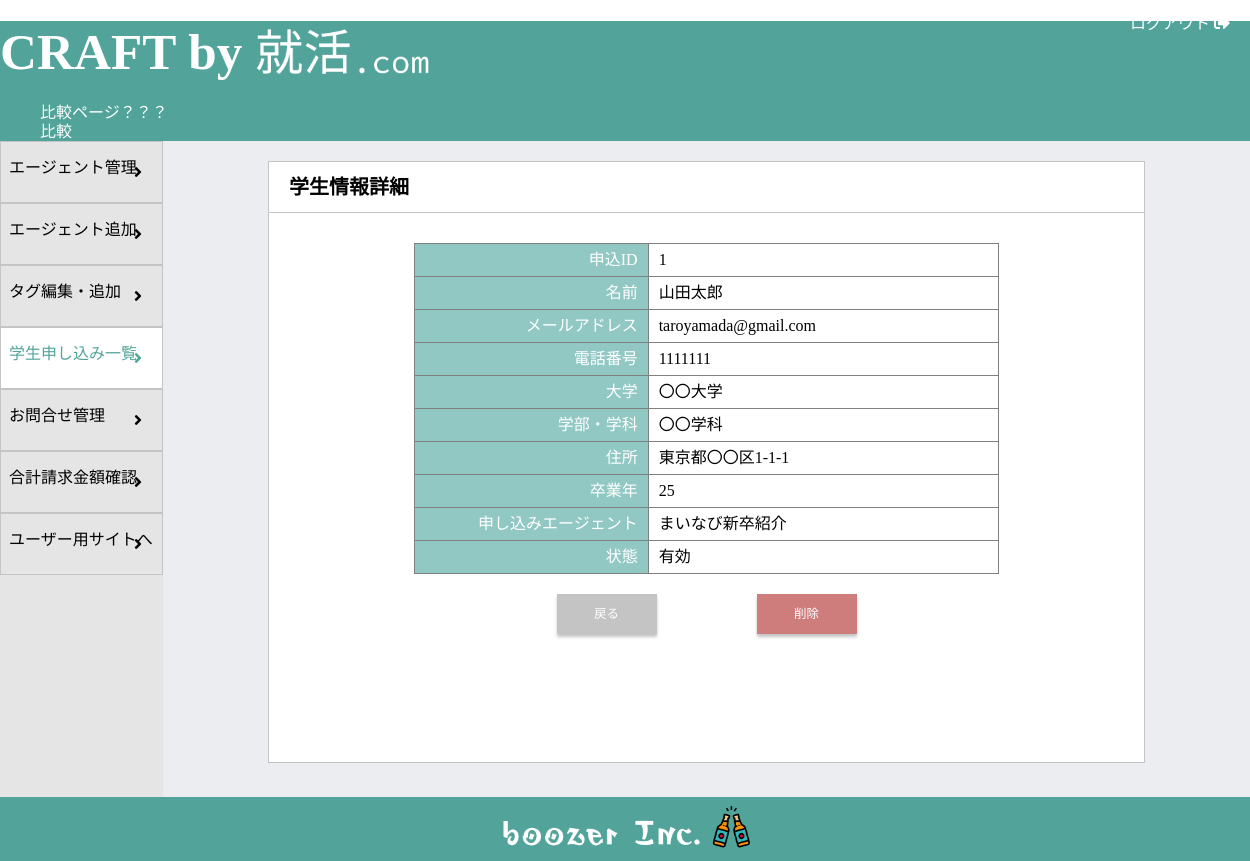
/craft_admin/students_info_more.php?id=1 (signed in), run on the app's committed database.
### tables this page shows
CREATE TABLE students_contact (
    id INT AUTO_INCREMENT NOT NULL PRIMARY KEY,
    name VARCHAR(255) NOT NULL,
    email VARCHAR(255) NOT NULL,
     
    phone VARCHAR(255) NOT NULL,
    university VARCHAR(255) NOT NULL,
    faculty VARCHAR(255) NOT NULL,
    address VARCHAR(255) NOT NULL,
    grad_year INT NOT NULL,
    created_at DATETIME NOT NULL DEFAULT CURRENT_TIMESTAMP
);

CREATE TABLE students_agent (
    id INT AUTO_INCREMENT NOT NULL PRIMARY KEY,
    student_id INT NOT NULL,
    agent_id INT NOT NULL,
    agent VARCHAR(255) NOT NULL,
    deleted_at DATETIME,
    status VARCHAR(255) DEFAULT '有効' 
);

### src/craft_admin/students_info_more.php (the view, shortened to what this page needs)
<?php
include('../_header.php');
require('../dbconnect.php');
$application_id = filter_input(INPUT_GET, 'id');
$sql = "SELECT students_agent.id, students_contact.name, students_contact.email, students_contact.phone, students_contact.university, students_contact.faculty, students_contact.address, students_contact.grad_year, students_agent.agent_id, students_agent.agent, students_agent.deleted_at, students_agent.status FROM students_contact JOIN students_agent ON students_contact.id = students_agent.student_id WHERE students_agent.id = ?";
$sql_prepare = $db->prepare($sql);
$sql_prepare->execute(array($application_id));
$student_info = $sql_prepare->fetch();
?>
<div class="util_logout">
  <a href="./login/logout.php">
    ログアウト
    <i class="fas fa-sign-out-alt"></i>
  </a>
</div>
<div class="util_container">
  <div class="util_sidebar">
    <div class="util_sidebar_button">
      <a class="util_sidebar_link" href="/craft_admin/home.php">エージェント管理</a>
      <i class="fas fa-angle-right"></i>
    </div>
    <div class="util_sidebar_button">
      <a class="util_sidebar_link" href="/craft_admin/add_agent.php">エージェント追加</a>
      <i class="fas fa-angle-right"></i>
    </div>
    <div class="util_sidebar_button">
      <a class="util_sidebar_link" href="/craft_admin/tag.php">タグ編集・追加</a>
      <i class="fas fa-angle-right"></i>
    </div>
    <div class="util_sidebar_button util_sidebar_button--selected">
      <a class="util_sidebar_link util_sidebar_link--selected" href="/craft_admin/students_info.php">学生申し込み一覧</a>
      <i class="fas fa-angle-right"></i>
    </div>
    <div class="util_sidebar_button">
      <a class="util_sidebar_link" href="/craft_admin/contact_management.php">お問合せ管理</a>
      <i class="fas fa-angle-right"></i>
    </div>
    <div class="util_sidebar_button">
      <a class="util_sidebar_link" href="/craft_admin/invoice.php">合計請求金額確認</a>
      <i class="fas fa-angle-right"></i>
    </div>
    <div class="util_sidebar_button">
      <a class="util_sidebar_link" href="/userpage/top.php" target="_blank">ユーザー用サイトへ</a>
      <i class="fas fa-angle-right"></i>
    </div>
  </div>
  <div class="util_content">
    <div class="util_title">
      <h2 class="util_title--text">
          学生情報詳細
      </h2>
    </div>
    <div class="moreinfo">
      <table class="moreinfo_table" border=1; style=border-collapse:collapse;>
        <tr>
          <th>申込ID</th>
          <td><?= $student_info['id'] ?></td>
        </tr>
        <tr>
          <th>名前</th>
          <td><?= $student_info['name'] ?></td>
        </tr>
        <tr>
          <th>メールアドレス</th>
          <td><?= $student_info['email'] ?></td>
        </tr>
        <tr>
          <th>電話番号</th>
          <td><?= $student_info['phone'] ?></td>
        </tr>
        <tr>
          <th>大学</th>
          <td><?= $student_info['university'] ?></td>
        </tr>
        <tr>
          <th>学部・学科</th>
          <td><?= $student_info['faculty'] ?></td>
        </tr>
        <tr>
          <th>住所</th>
          <td><?= $student_info['address'] ?></td>
        </tr>
        <tr>
          <th>卒業年</th>
          <td><?= $student_info['grad_year'] ?></td>
        </tr>
        <tr>
          <th>申し込みエージェント</th>
          <td><?= $student_info['agent'] ?></td>
        </tr>
        <tr>
          <th>状態</th>
          <td><?= $student_info['status'] ?></td>
        </tr>
      </table>
      <div class="moreinfo_buttons">
        <a href='students_info.php' class="moreinfo_buttons--back">戻る</a>
        <button onclick="modalOpen()" type="button" class="moreinfo_buttons--delete">削除</button>
      </div>
    </div>
  </div>
</div>
    <?php require('../_footer.php'); ?>

### data on the page
students_contact: students_agent.id "1", name "山田太郎", email "taroyamada@gmail.com", phone "1111111", university "〇〇大学", faculty "〇〇学科", address "東京都〇〇区1-1-1", grad_year "25", students_agent.agent "まいなび新卒紹介", students_agent.status "有効"
